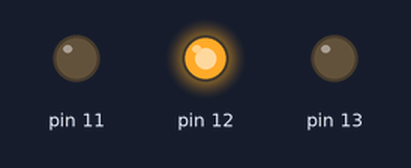
A sketch run on a simulated Arduino Uno, built with avr-gcc and run on an emulated ATmega328P. On the bench: output pins drawn as LEDs (lit = HIGH).

Above: at 0.15 s.
At 1.95 s:
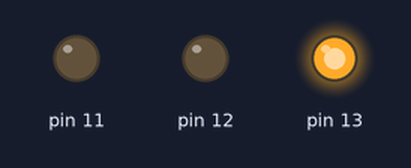
At 4.05 s:
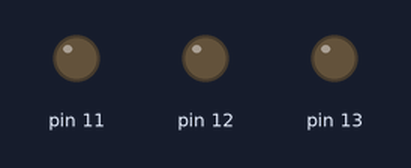
At 7.95 s:
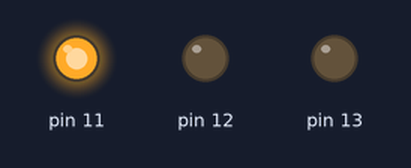
Timing chart, 0 to 8.3 s (numbered marks = the images above):
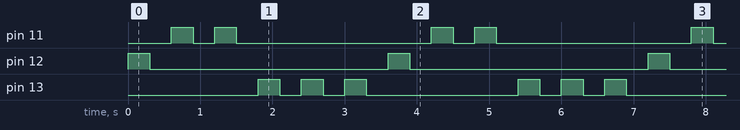

Measured:
- by itself, pin 11: repeats every 3.6 s: LOW 0.30 s, HIGH 0.30 s, LOW 2.7 s, HIGH 0.30 s
- by itself, pin 12: alternates HIGH for 0.30 s and LOW for 3.3 s
- by itself, pin 13: repeats every 3.6 s: 2 × (LOW 0.30 s, HIGH 0.30 s), LOW 2.1 s, HIGH 0.30 s

The sketch:

Project_01_Sequential_LEDs.ino
```cpp
void setup() {
pinMode(13,OUTPUT);
pinMode(12,OUTPUT);
pinMode(11,OUTPUT);
}

void loop() {
digitalWrite(12,HIGH);
delay(300);
digitalWrite(12,LOW);
delay(300);
digitalWrite(11,HIGH);
delay(300);
digitalWrite(11,LOW);
delay(300);
digitalWrite(11,HIGH);
delay(300);
digitalWrite(11,LOW);
delay(300);
digitalWrite(13,HIGH);
delay(300);
digitalWrite(13,LOW);
delay(300);
digitalWrite(13,HIGH);
delay(300);
digitalWrite(13,LOW);
delay(300);
digitalWrite(13,HIGH);
delay(300);
digitalWrite(13,LOW);
delay(300);
}
```
